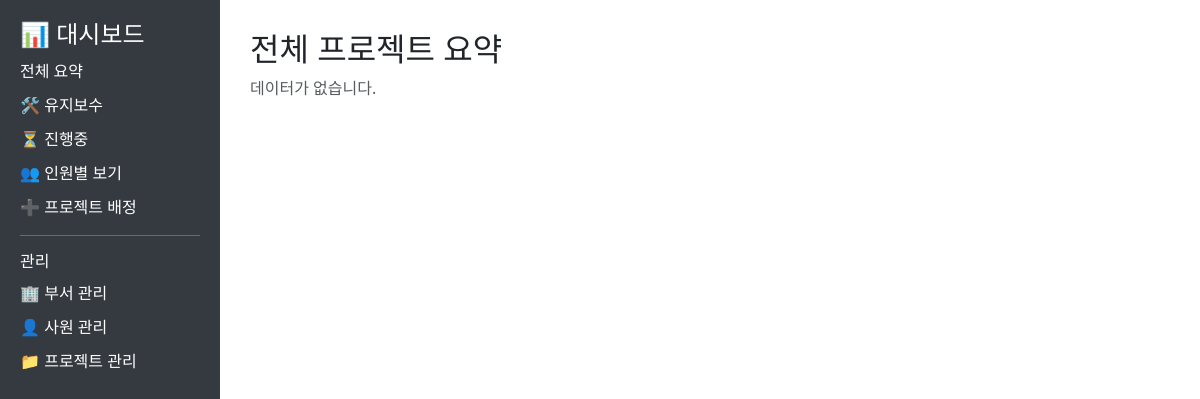
Before: / with the older database file.
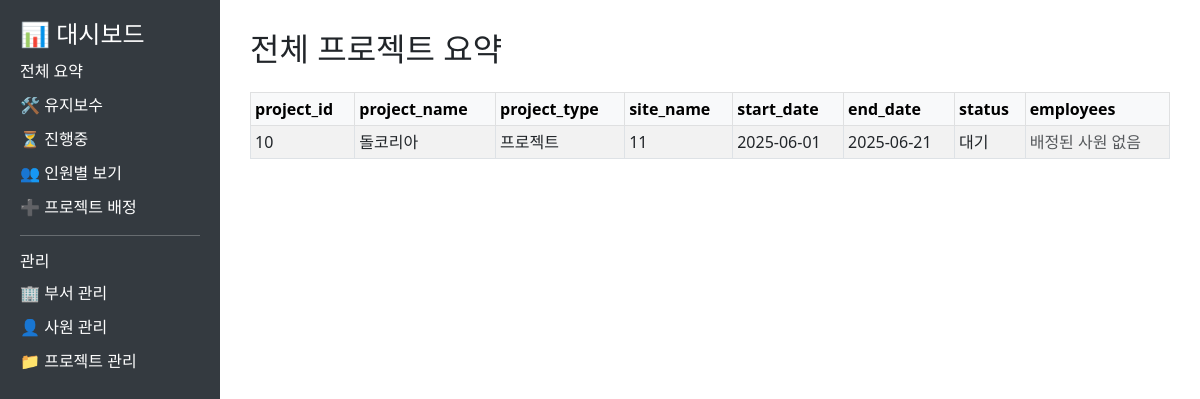
After: the same page with the newer database file.
### tables this page shows
CREATE TABLE projects (
        project_id INTEGER PRIMARY KEY AUTOINCREMENT,
        name TEXT NOT NULL,
        type_id INTEGER,
        location TEXT,
        start_date TEXT,
        end_date TEXT,
        status TEXT DEFAULT '대기',
        FOREIGN KEY (type_id) REFERENCES project_type(type_id)
    );

### dashboard/app.py (the view)
@app.route("/")
def home():
    try:
        data = get_all_summary()
        return render_template("dashboard.html", title="전체 프로젝트 요약", data=data)
    except Exception as e:
        flash(f"데이터를 불러오는 중 오류가 발생했습니다: {str(e)}", "danger")
        return render_template("dashboard.html", title="전체 프로젝트 요약", data=pd.DataFrame())

### dashboard/query.py (called while the page is built)
def get_connection():
    conn = sqlite3.connect(DB_PATH)
    conn.row_factory = sqlite3.Row  # 컬럼명을 딕셔너리 형태로 접근 가능하게 설정
    return conn

def get_all_summary():
    conn = get_connection()
    df = pd.read_sql_query("""
        SELECT
            p.project_id,
            p.name AS project_name,
            pt.type_name AS project_type,
            p.location AS site_name,
            p.start_date,
            p.end_date,
            p.status,
            GROUP_CONCAT(e.name) AS employees
        FROM projects p
        LEFT JOIN project_type pt ON p.type_id = pt.type_id
        LEFT JOIN assignment a ON p.project_id = a.project_id
        LEFT JOIN employees e ON a.employee_id = e.employee_id
        GROUP BY p.project_id, p.name, pt.type_name, p.location, p.start_date, p.end_date, p.status
        ORDER BY p.project_id
    """, conn)
    if not df.empty and 'employees' in df.columns:
        df['employees'] = df['employees'].apply(lambda x: ', '.join(sorted(x.split(', '))) if x else None)
    conn.close()
    return df

### dashboard/templates/dashboard.html (shortened to what this page needs)
<!DOCTYPE html>
<html>
<head>
    <link rel="stylesheet" href="https://cdn.jsdelivr.net/npm/bootstrap@5.3.0/dist/css/bootstrap.min.css">
</head>
<body>
    <div class="sidebar">
        <h4>📊 대시보드</h4>
        <a href="/">전체 요약</a>
        <a href="/maintenance">🛠 유지보수</a>
        <a href="/ongoing">⏳ 진행중</a>
        <a href="/assignment">👥 인원별 보기</a>
        <a href="/assignment/add">➕ 프로젝트 배정</a>
        <hr>
        <h6>관리</h6>
        <a href="/departments">🏢 부서 관리</a>
        <a href="/employees">👤 사원 관리</a>
        <a href="/projects">📁 프로젝트 관리</a>
    </div>
    <div class="content">
        <h2>{{ title }}</h2>
        {% if data.empty %}
        <p class="text-muted">데이터가 없습니다.</p>
        {% else %}
        <div class="table-container mt-4">
            <table class="table table-bordered table-striped table-sm">
                <thead class="table-light">
                    <tr>
                        {% for col in data.columns %}
                        {% if not (title == "사원 목록" and loop.index0 == 0 and col == 'employee_id') %}
                        <th>{{ col }}</th>
                        {% endif %}
                        {% endfor %}
                    </tr>
                </thead>
                <tbody>
                    {% for row in data.values %}
                    <tr >
                        {% for cell in row %}
                        {% if not (title == "사원 목록" and loop.index0 == 0) %}
                        <td>
                            {% if data.columns[loop.index0] == 'employees' %}
                            {% if cell %}
                            {% for employee in cell.split(',') %}
                            <span class="badge bg-primary me-1">{{ employee.strip() }}</span>
                            {% endfor %}
                            {% else %}
                            <span class="text-muted">배정된 사원 없음</span>
                            {% endif %}
                            {% else %}
                            {{ cell if cell is not none else '-' }}
                            {% endif %}
                        </td>
                        {% endif %}
                        {% endfor %}
                    </tr>
                    {% endfor %}
                </tbody>
            </table>
        </div>
        {% endif %}
    </div>
</body>
</html>

### dashboard/templates/dashboard.html (style rules this page uses)
body { display: flex; }
.sidebar { width: 220px; background-color: #343a40; min-height: 100vh; padding: 20px; color: white; }
.sidebar a { color: #ffffff; text-decoration: none; display: block; margin: 10px 0; }
.content { flex-grow: 1; padding: 30px; }
.table-container { overflow-x: auto; }

Changed rows visible on the page:
added projects: name "돌코리아", location "11", start_date "2025-06-01", end_date "2025-06-21", status "대기"
Other visible differences:
new list line: "project_id"
new list line: "project_name"
new list line: "project_type"
new list line: "site_name"
new list line: "start_date"
new list line: "end_date"
new list line: "status"
new list line: "employees"
new list line: "10 프로젝트 배정된 사원 없음"
text no longer shown: "데이터가 없습니다."
